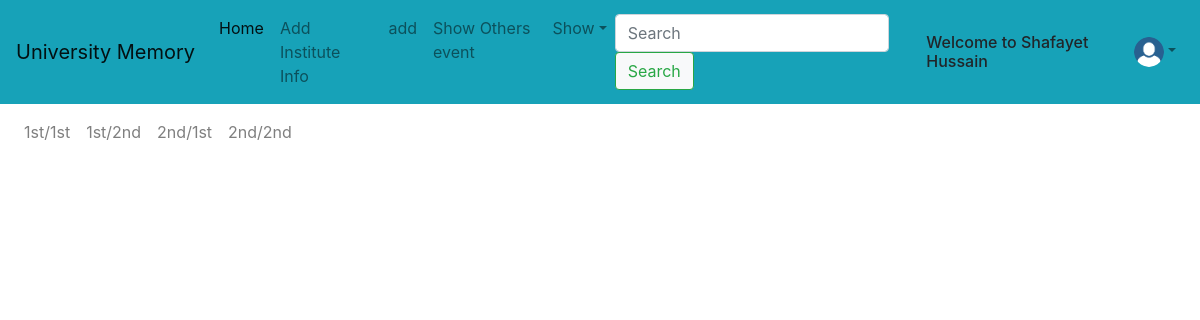
Screenshot of / (signed in) with the database file from the repository.
### cycle_app/models.py (models this page shows, shortened)
class Versity_life_cycle(models.Model):
    user = models.ForeignKey(User, on_delete=models.CASCADE)
    institute=models.ForeignKey(Institute_info,on_delete=models.CASCADE)
    year=models.CharField(max_length=50)
    semester = models.CharField(max_length=50)
    event = RichTextUploadingField()
    public=models.BooleanField(default=False)

### cycle_app/views.py (the view)
# urls.py: path('', views.home, name='home'),
def home(request):
    return render(request, 'home.html')

### cycle_app/context_processors.py (called while the page is built)
def add_variable_to_context(request):
    user = request.user
    if user.is_anonymous:
        return {
            'testme':''
        }
    else:
        testme=Versity_life_cycle.objects.filter(user=user)
        return {
            'testme': testme,
        }

### templates/home.html (shortened to what this page needs)
{% extends 'base.html' %}

### templates/base.html (shortened to what this page needs)
{% load static %}
<!doctype html>
<html lang="en">
<head>
    <link rel="stylesheet" href="/static/bootstrap/css/bootstrap.min.css">
    <link rel="stylesheet" href="{% static 'css/custom_css.css' %}">{% block style %} {% endblock %}
</head>
<body>
    <div>
        <nav class="navbar navbar-expand-lg navbar-light bg-info">
            <a class="navbar-brand" href="#">University Memory</a>
            <div class="collapse navbar-collapse" id="navbarTogglerDemo02">
                <ul class="navbar-nav mr-auto mt-2 mt-lg-0">
                    <li class="nav-item active">
                        <a class="nav-link" href="{% url 'home' %}">Home</a>
                    </li>
                    <li class="nav-item">
                        <a class="nav-link" href="{% url 'add_institute_info' %}">Add Institute Info</a>
                    </li>
                    <li class="nav-item">
                        <a class="nav-link" href="{% url 'add_cycle_info' %}">add</a>
                    </li>
                    <li class="nav-item">
                        <a class="nav-link" href="{% url 'all' %}">Show Others event</a>
                    </li>
                    <li class="nav-item dropdown">
                        <a class="nav-link dropdown-toggle" href="#" id="navbarDropdown" role="button" data-toggle="dropdown" aria-haspopup="true" aria-expanded="false">Show</a>
                    </li>
                </ul>
                <form class="form-inline my-2 my-lg-0">
                    <input class="form-control mr-sm-2" type="search" placeholder="Search">
                    <button class="btn btn-outline-success my-2 my-sm-0 bg-light" type="submit">Search</button>
                </form>
                {% if user.is_authenticated %}
                <h6 class="m-2"> Welcome to {{user.first_name}} {{user.last_name}}</h6>
                <ul class="navbar-nav mr-right mt-2 mt-lg-0">
                    <li class="nav-item dropdown" style=" right:0px;">
                        <a class="nav-link dropdown-toggle" href="#" id="navbarDropdown" role="button" data-toggle="dropdown" aria-haspopup="true" aria-expanded="false"><img src="/media/images/profile.png" alt="image" width="30px" height="30px" style="border-radius: 50%; cursor:pointer;"></a>
                    </li>
                </ul>
                {% endif %}
            </div>
        </nav>
        <nav class="navbar navbar-expand-lg navbar-light">
            <div class=" navbar-collapse">
                <ul class="navbar-nav mr-auto mt-2 mt-lg-0">
                    {% for i in testme %}
                    <li class="nav-item ">
                        <a class="nav-link" href="{% url 'show' i.year i.semester %}">{{i.year}}/{{i.semester}}</a>
                    </li>
                    {% endfor %}
                </ul>
            </div>
        </nav>
    </div>
</body>
</html>

### rows the page displays
Versity_life_cycle: year "1st", semester "1st"
Versity_life_cycle: year "1st", semester "2nd"
Versity_life_cycle: year "2nd", semester "1st"
Versity_life_cycle: year "2nd", semester "2nd"

### other values shown
{{ user.first_name }} "Shafayet"
{{ user.last_name }} "Hussain"
